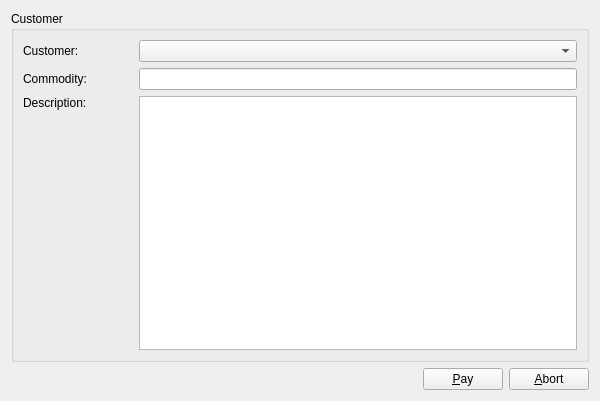
<ui version="4.0" >
 <class>UiChipCardBase</class>
 <widget class="QWidget" name="UiChipCardBase" >
  <property name="geometry" >
   <rect>
    <x>0</x>
    <y>0</y>
    <width>600</width>
    <height>401</height>
   </rect>
  </property>
  <property name="windowTitle" >
   <string>Kartenzahlung</string>
  </property>
  <property name="icon" stdset="0" >
   <iconset resource="../res/chipcardplugin.qrc" >:/chipcard.png</iconset>
  </property>
  <layout class="QGridLayout" >
   <item row="0" column="0" >
    <widget class="QGroupBox" name="groupBoxCustomer" >
     <property name="title" >
      <string>Customer</string>
     </property>
     <layout class="QGridLayout" >
      <item row="0" column="0" >
       <layout class="QHBoxLayout" >
        <item>
         <widget class="QLabel" name="labelCustomer" >
          <property name="minimumSize" >
           <size>
            <width>110</width>
            <height>0</height>
           </size>
          </property>
          <property name="maximumSize" >
           <size>
            <width>110</width>
            <height>16777215</height>
           </size>
          </property>
          <property name="text" >
           <string>Customer:</string>
          </property>
         </widget>
        </item>
        <item>
         <widget class="QComboBox" name="cbxCustomer" />
        </item>
       </layout>
      </item>
      <item row="1" column="0" >
       <layout class="QHBoxLayout" >
        <item>
         <widget class="QLabel" name="labelCommodity" >
          <property name="minimumSize" >
           <size>
            <width>110</width>
            <height>0</height>
           </size>
          </property>
          <property name="maximumSize" >
           <size>
            <width>110</width>
            <height>16777215</height>
           </size>
          </property>
          <property name="text" >
           <string>Commodity:</string>
          </property>
         </widget>
        </item>
        <item>
         <widget class="QLineEdit" name="lineEditCommodity" />
        </item>
       </layout>
      </item>
      <item row="2" column="0" >
       <layout class="QGridLayout" >
        <item row="0" column="0" >
         <widget class="QLabel" name="labelDescription" >
          <property name="minimumSize" >
           <size>
            <width>110</width>
            <height>0</height>
           </size>
          </property>
          <property name="maximumSize" >
           <size>
            <width>110</width>
            <height>16777215</height>
           </size>
          </property>
          <property name="text" >
           <string>Description:</string>
          </property>
         </widget>
        </item>
        <item rowspan="2" row="0" column="1" >
         <widget class="QTextEdit" name="textEditDescription" />
        </item>
        <item row="1" column="0" >
         <spacer>
          <property name="orientation" >
           <enum>Qt::Vertical</enum>
          </property>
          <property name="sizeHint" >
           <size>
            <width>20</width>
            <height>40</height>
           </size>
          </property>
         </spacer>
        </item>
       </layout>
      </item>
     </layout>
    </widget>
   </item>
   <item row="1" column="0" >
    <layout class="QHBoxLayout" >
     <item>
      <spacer>
       <property name="orientation" >
        <enum>Qt::Horizontal</enum>
       </property>
       <property name="sizeHint" >
        <size>
         <width>40</width>
         <height>20</height>
        </size>
       </property>
      </spacer>
     </item>
     <item>
      <widget class="QPushButton" name="btnPay" >
       <property name="text" >
        <string>&amp;Pay</string>
       </property>
      </widget>
     </item>
     <item>
      <widget class="QPushButton" name="btnAbort" >
       <property name="text" >
        <string>&amp;Abort</string>
       </property>
      </widget>
     </item>
    </layout>
   </item>
  </layout>
 </widget>
 <resources>
  <include location="../res/chipcardplugin.qrc" />
 </resources>
 <connections/>
</ui>
